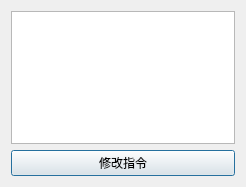
<?xml version="1.0" encoding="UTF-8"?>
<ui version="4.0">
 <class>Param</class>
 <widget class="QDialog" name="Param">
  <property name="geometry">
   <rect>
    <x>0</x>
    <y>0</y>
    <width>246</width>
    <height>187</height>
   </rect>
  </property>
  <property name="windowTitle">
   <string>指令参数</string>
  </property>
  <property name="windowIcon">
   <iconset resource="../images.qrc">
    <normaloff>:/按钮图标/Window/res/图标.png</normaloff>:/按钮图标/Window/res/图标.png</iconset>
  </property>
  <layout class="QVBoxLayout" name="verticalLayout">
   <item>
    <widget class="QTextEdit" name="textEdit">
     <property name="font">
      <font>
       <family>微软雅黑</family>
       <pointsize>11</pointsize>
      </font>
     </property>
     <property name="readOnly">
      <bool>true</bool>
     </property>
    </widget>
   </item>
   <item>
    <widget class="QPushButton" name="pushButton">
     <property name="text">
      <string>修改指令</string>
     </property>
    </widget>
   </item>
  </layout>
 </widget>
 <resources>
  <include location="../images.qrc"/>
 </resources>
 <connections/>
</ui>
